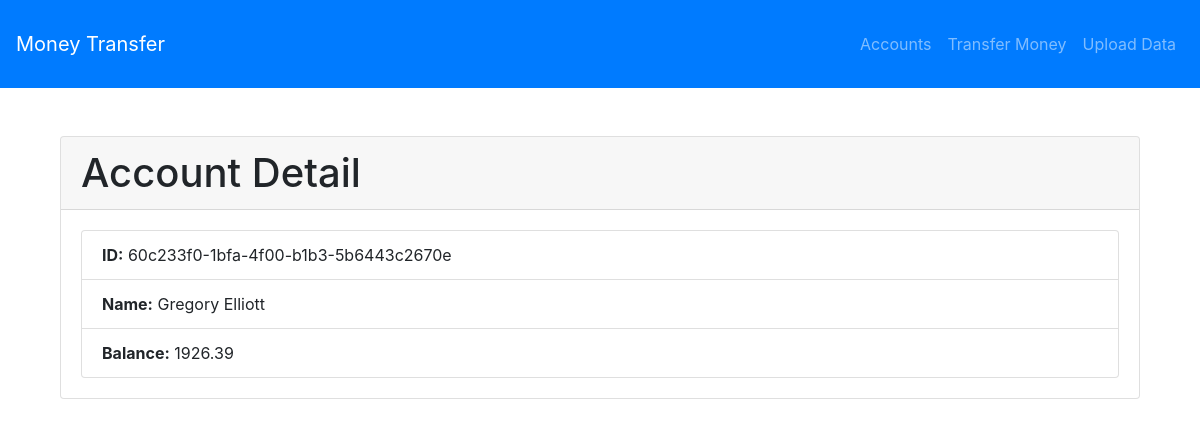
The page /accounts/60c233f0-1bfa-4f00-b1b3-5b6443c2670e/ on the database its author committed.
### accounts/models.py (models this page shows, shortened)
class Account(models.Model):
    Account_ID = models.CharField(max_length=100, unique=True,primary_key=True)
    Name = models.CharField(max_length=255)
    Balance = models.DecimalField(max_digits=10, decimal_places=2)

### accounts/views.py (the view)
# urls.py: path('<str:pk>/', AccountDetailView.as_view(), name='account_detail'),
class AccountDetailView(DetailView):
    model = Account
    template_name = 'accounts/account_detail.html'
    context_object_name = 'account'

### accounts/templates/accounts/account_detail.html (shortened to what this page needs)
{% extends 'base.html' %}
{% block content %}
<div class="container mt-5">
    <div class="card">
        <div class="card-header">
            <h1 class="card-title mb-0">Account Detail</h1>
        </div>
        <div class="card-body">
            <ul class="list-group">
                <li class="list-group-item"><strong>ID:</strong> {{ account.Account_ID }}</li>
                <li class="list-group-item"><strong>Name:</strong> {{ account.Name }}</li>
                <li class="list-group-item"><strong>Balance:</strong> {{ account.Balance }}</li>
            </ul>
        </div>
    </div>
</div>
{% endblock %}

### rows shown on the page
Account: Account_ID "60c233f0-1bfa-4f00-b1b3-5b6443c2670e", Name "Gregory Elliott", Balance "1926.39"
